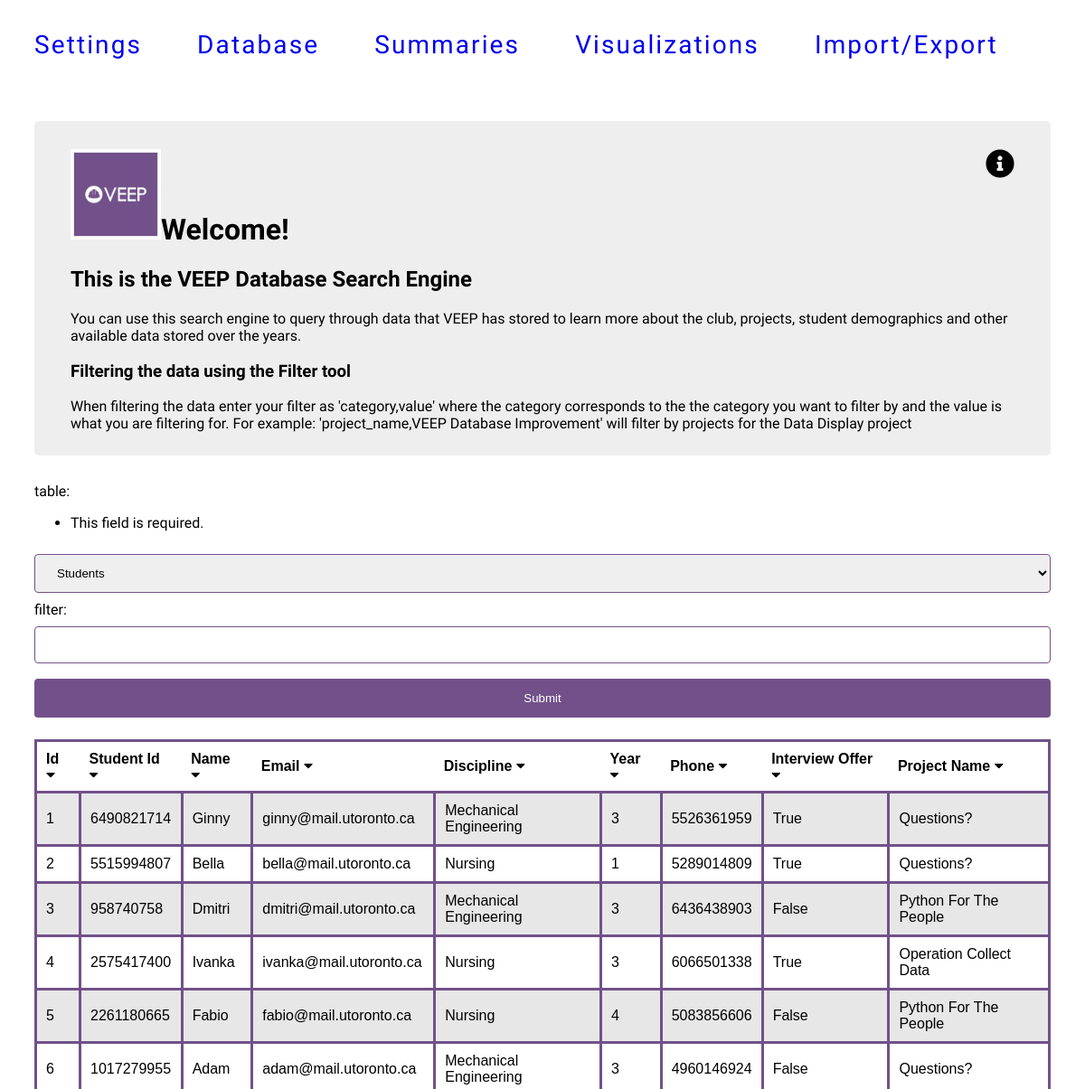
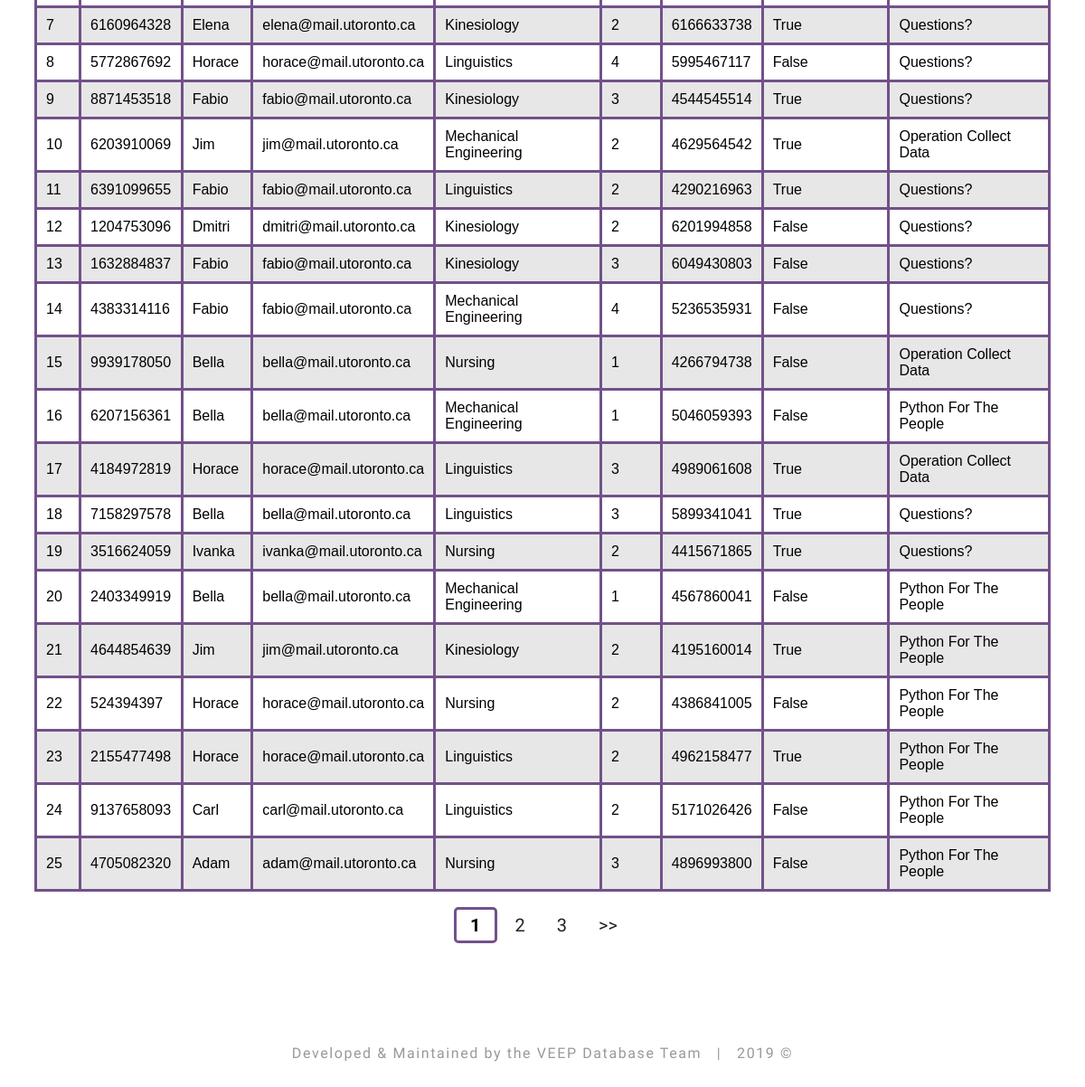
The app's page /data_display/ with its own data (2 pictures, top to bottom).
### data_display/models.py (models this page shows, shortened)
class Students(models.Model):
    student_id = models.IntegerField(default=-1)
    name = models.CharField(max_length=200, default='N/A')
    email = models.CharField(max_length=200, default='N/A')
    discipline = models.CharField(max_length=200, default='N/A')
    year = models.CharField(max_length=200, default='N/A')
    phone = models.CharField(max_length=200, default=-1)
    interview_offer = models.BooleanField(null=True, default=False)
    project_name = models.CharField(max_length=200, default='N/A')

### data_display/views.py (the view)
# urls.py: path('', views.data_display, name="data_display"),
def data_display(request):
    string_display.cache_display_strings(finders.find('string_conversion.json'), app_context)
    sort_by = request.GET.get('sort_by')
    page_number = request.GET.get('page') or 1
    page_number = int(page_number)
    table = request.GET.get('table') or app_context['last_table'] or 'Students'
    if request.method == "GET" and request.GET.get('table'):
        form = QueryTable(request.GET)
        if form.is_valid():
            table = form.cleaned_data['table']
            filter = form.cleaned_data['filter']
            app_context['last_table'] = table
            app_context['last_filter'] = filter
    else:
        use_old_table = {'filter': app_context['last_filter'],
                         'table': app_context['last_table']}
        form = QueryTable(use_old_table)
    if page_number != 1:
        data, table_headers = app_context['last_data'], app_context['last_headers']
    elif sort_by:
        sort_by = toggle_sort(sort_by, app_context)
        data, table_headers = get_objects_by_table_and_sort(table, sort_by)
        app_context['last_data'], app_context['last_headers'] = data, table_headers
    else:
        data, table_headers = get_objects_by_table(table)
        app_context['last_data'], app_context['last_headers'] = data, table_headers
    table_headers = string_display.get_strings_from_cache(table_headers, app_context)
    paginator = Paginator(data, rows_per_page)
    pages = get_pagination_ranges(paginator, page_number)
    subset_data = paginator.page(page_number)
    return render(
        request, 'data_display/database_start_page.html',
        {'data': subset_data, 'table_headers': table_headers, 'pages': pages, 'ui': app_context['ui_obj'], 'form': form}
    )

### data_display/forms.py
class QueryTable(forms.Form):
    table = forms.ChoiceField(label="table",
    choices=[('Students', 'Students'),
             ('Projects', 'Projects'),
             ('Teams', 'Teams'),
             ('Not For Profits', 'Not For Profits')])
    filter = forms.CharField(label="filter", max_length=100, required=False)

### data_display/utils/string_display.py (called while the page is built)
def cache_display_strings(path, context=None):
    with open(path, 'r') as map_file:
        map_obj = json.load(map_file)
    if context:
        context['display_string'] = map_obj

def get_strings_from_cache(string_list, context=None):
    strings_to_update_json = []
    display_strings = []
    for string in string_list:
        column_name = str(string).rsplit('.', 1)[-1]
        if not context or column_name not in context['display_string']:
            strings_to_update_json.append(column_name)
            display_strings.append(strip_and_capitalize(column_name))
        elif context:
            display_strings.append(context['display_string'][column_name])
    if strings_to_update_json:
        path = finders.find('string_conversion.json')
        add_new_string_to_map_file(path, strings_to_update_json)
        cache_display_strings(path, context)
    return display_strings

### data_display/views.py (called while the page is built)
def get_objects_by_table(table_name):
    return {
        'Students': (Students.objects.values_list(), Students._meta.get_fields()),
        'Teams': (Teams.objects.values_list(), Teams._meta.get_fields()),
        'Projects': (Projects.objects.values_list(), Projects._meta.get_fields()),
        'Not For Profits': (NotForProfits.objects.values_list(), NotForProfits._meta.get_fields())
    }[table_name]

def get_pagination_ranges(paginator, curr_page):
    total_pages = paginator.num_pages
    pages = {'left': [], 'right': [], 'current': curr_page}
    if curr_page - 1 > 1:
        pages['left'] = [curr_page - 2, curr_page - 1]
    if total_pages - curr_page > 1:
        pages['right'] = [curr_page + 1, curr_page + 2]
    return pages

### data_display/templates/data_display/database_start_page.html (shortened to what this page needs)
{% extends "data_display/base.html" %}
{% block stylesheets %}
{% load staticfiles %}
<link rel="stylesheet" href="{% static 'data_display/style_site.css' %}">
{% endblock stylesheets %}
{% block content %}
<div class="welcome-text">
    <h1 class="floater"><i class="fas fa-info-circle"></i></h1>
    <div>
        <h1><img id="image" src="/media/VEEP_logo.jpg" alt="veep logo" width="100">Welcome!</h1>
        <h2>This is the VEEP Database Search Engine</h2>
        <p> You can use this search engine to query through data that VEEP has stored to
        learn more about the club, projects, student demographics
        and other available data stored over the years.</p>
        <h3>Filtering the data using the Filter tool</h3>
        <p>When filtering the data enter your filter as 'category,value' where the category corresponds to the
        the category you want to filter by and the value is what you are filtering for. For example: 'project_name,VEEP Database Improvement' will filter by projects for the Data Display project </p>
    </div>
</div>
<div>
    <form action= {% url 'data_display' %} method="GET">
        {{ form }}
        <input type = "submit">
    </form>
</div>
<div>
    <table>
        <tr class="col-headers">
            {% for field_name in table_headers %}
                <td><a href="{{ request.path }}?sort_by={{ field_name }}{{ request_headers }}">
                    {{ field_name }}
                    {% if field_name == ui.asc %}
                        <i class="fas fa-caret-square-down"></i>
                    {% elif field_name == ui.desc %}
                        <i class="fas fa-caret-square-up"></i>
                    {% else %}
                        <i class="fas fa-caret-down"></i>
                    {% endif %}
                </a></td>
            {% endfor %}
        </tr>
        {% for datum in data %}
            <tr>
                {% for property in datum %}
                <td> {{ property }} </td>
                {% endfor %}
            </tr>
        {% endfor %}
    </table>
    <div class="pagination">
        <span class="page-links">
            <span class="current">{{ data.number }}</span>
            {% if data.has_next %}
                {% for page in pages.right %}
                    <a href="?page={{ page }}"><span class="page-item">{{ page }}</span></a>
                {% endfor %}
                <a href="?page={{ data.paginator.num_pages }}"><span class="page-item">>></span></a>
            {% endif %}
        </span>
    </div>
</div>
{% endblock content %}

### data_display/templates/data_display/base.html (shortened to what this page needs)
<html lang= "en">
    <head>
        {% load static %}
        {% block stylesheets %}
        {% endblock stylesheets %}
        <link rel="stylesheet" href="{% static 'data_display/base.css' %}">
        <link rel="stylesheet" href="{% static 'data_display/all.css' %}">
    </head>
    <body>
    <div class="header">
        <ul class="headerItems">
            <a href="settings"><li class="page">Settings</li></a>
            <a href="{% url 'data_display' %}"><li class="page">Database</li></a>
            <a href="{% url 'data_display' %}summaries"><li class="page">Summaries</li></a>
            <a href="{% url 'data_display' %}visualizations"><li class="page">Visualizations</li></a>
            <a href="{% url 'data_display' %}import_export"><li class="page">Import/Export</li></a>
        </ul>
    </div>
    <div class="content">
        {% block content %}
        {% endblock content %}
    </div>
    <div class="footer">
        <div class="center-content">Developed & Maintained by the VEEP Database Team &nbsp | &nbsp 2019 ©</div>
    </div>
    </body>
</html>

### data_display/static/data_display/style_site.css (style rules this page uses)
#image { top: 500px; }
input[type=text], select { width: 100%; padding: 12px 20px; margin: 9px 0; display: inline-block; border: 1px solid rgb(114, 81, 138); border-radius: 4px; box-sizing: border-box; }
input[type=submit] { width: 100%; background-color: rgb(114, 81, 138); color: white; padding: 14px 20px; margin: 8px 0; border: none; border-radius: 4px; cursor: pointer; }
.welcome-text { margin: 30px 0; background-color: #eeeeee; padding: 10px 40px; border-radius: 5px; }
.welcome-text .floater { float: right; }
tr:nth-child(even) { background-color: rgba(221, 221, 221, 0.692); }
table { font-family: arial, sans-serif; border-collapse: collapse; width: 100%; }
td, th { border: 3px solid rgb(114, 81, 138); text-align: left; padding: 10px; }
.col-headers td { border-left: none; border-right: none; font-weight: bold; }
.col-headers a { text-decoration: none; color: black; width: 100%; height: 100%; display: block; }
.col-headers td:first-child { border-left: 3px solid rgb(114, 81, 138); }
.col-headers td:last-child { border-right: 3px solid rgb(114, 81, 138); }
.pagination { text-align: center; margin: 25px 10px 10px 10px; font-size: 1.25em; }
.pagination .page-item { padding: 5px 15px; border-radius: 5px; }
.pagination a { text-decoration: none; color: #222222; }
span[class='current'] { font-weight: bold; padding: 5px 15px; border-radius: 5px; border: 3px solid rgb(114, 81, 138); box-sizing: border-box; -moz-box-sizing: border-box; -webkit-box-sizing: border-box; }

### data_display/static/data_display/base.css (style rules this page uses)
body { font-family: 'Source Sans Pro', sans-serif; }
.header { font-size: 1.75em; word-spacing: 1.5em; letter-spacing: .075em; box-sizing: border-box; margin: 0 20px; }
.headerItems { padding: 0; margin: 0; }
.headerItems .page { padding: 15px 10px 15px 10px; }
.headerItems .page:first-child { padding-left: 0; }
.headerItems a { border-bottom: 3px solid transparent; }
ul a { text-decoration: none; list-style: none; display: inline-block; }
.content { padding: 20px; }
.center-content { margin-top: 50px; text-align: center; color: #999999; letter-spacing: .1em; width: 100%; height: 100px; line-height: 100px; }
body { padding: 10px; }

### data_display/static/data_display/all.css (style rules this page uses)
.fa, .fas, .far, .fal, .fab { -moz-osx-font-smoothing: grayscale; -webkit-font-smoothing: antialiased; display: inline-block; font-style: normal; font-variant: normal; text-rendering: auto; line-height: 1; }
.fa-caret-down:before { content: "\f0d7"; }
.fa-info-circle:before { content: "\f05a"; }
.fa, .fas { font-family: 'Font Awesome 5 Free'; font-weight: 900; }

### records on screen
Students: datum "1" "6490821714" "Ginny" "ginny@mail.utoronto.ca" "Mechanical Engineering" "3" "5526361959" "True" "Questions?"
Students: datum "2" "5515994807" "Bella" "bella@mail.utoronto.ca" "Nursing" "1" "5289014809" "True" "Questions?"
Students: datum "3" "958740758" "Dmitri" "dmitri@mail.utoronto.ca" "Mechanical Engineering" "3" "6436438903" "False" "Python For The People"
Students: datum "4" "2575417400" "Ivanka" "ivanka@mail.utoronto.ca" "Nursing" "3" "6066501338" "True" "Operation Collect Data"
Students: datum "5" "2261180665" "Fabio" "fabio@mail.utoronto.ca" "Nursing" "4" "5083856606" "False" "Python For The People"
Students: datum "6" "1017279955" "Adam" "adam@mail.utoronto.ca" "Mechanical Engineering" "3" "4960146924" "False" "Questions?"
Students: datum "7" "6160964328" "Elena" "elena@mail.utoronto.ca" "Kinesiology" "2" "6166633738" "True" "Questions?"
Students: datum "8" "5772867692" "Horace" "horace@mail.utoronto.ca" "Linguistics" "4" "5995467117" "False" "Questions?"
Students: datum "9" "8871453518" "Fabio" "fabio@mail.utoronto.ca" "Kinesiology" "3" "4544545514" "True" "Questions?"
Students: datum "10" "6203910069" "Jim" "jim@mail.utoronto.ca" "Mechanical Engineering" "2" "4629564542" "True" "Operation Collect Data"
Students: datum "11" "6391099655" "Fabio" "fabio@mail.utoronto.ca" "Linguistics" "2" "4290216963" "True" "Questions?"
Students: datum "12" "1204753096" "Dmitri" "dmitri@mail.utoronto.ca" "Kinesiology" "2" "6201994858" "False" "Questions?"
Students: datum "13" "1632884837" "Fabio" "fabio@mail.utoronto.ca" "Kinesiology" "3" "6049430803" "False" "Questions?"
Students: datum "14" "4383314116" "Fabio" "fabio@mail.utoronto.ca" "Mechanical Engineering" "4" "5236535931" "False" "Questions?"
Students: datum "15" "9939178050" "Bella" "bella@mail.utoronto.ca" "Nursing" "1" "4266794738" "False" "Operation Collect Data"
Students: datum "16" "6207156361" "Bella" "bella@mail.utoronto.ca" "Mechanical Engineering" "1" "5046059393" "False" "Python For The People"
Students: datum "17" "4184972819" "Horace" "horace@mail.utoronto.ca" "Linguistics" "3" "4989061608" "True" "Operation Collect Data"
Students: datum "18" "7158297578" "Bella" "bella@mail.utoronto.ca" "Linguistics" "3" "5899341041" "True" "Questions?"
Students: datum "19" "3516624059" "Ivanka" "ivanka@mail.utoronto.ca" "Nursing" "2" "4415671865" "True" "Questions?"
Students: datum "20" "2403349919" "Bella" "bella@mail.utoronto.ca" "Mechanical Engineering" "1" "4567860041" "False" "Python For The People"
Students: datum "21" "4644854639" "Jim" "jim@mail.utoronto.ca" "Kinesiology" "2" "4195160014" "True" "Python For The People"
Students: datum "22" "524394397" "Horace" "horace@mail.utoronto.ca" "Nursing" "2" "4386841005" "False" "Python For The People"
Students: datum "23" "2155477498" "Horace" "horace@mail.utoronto.ca" "Linguistics" "2" "4962158477" "True" "Python For The People"
Students: datum "24" "9137658093" "Carl" "carl@mail.utoronto.ca" "Linguistics" "2" "5171026426" "False" "Python For The People"
Students: datum "25" "4705082320" "Adam" "adam@mail.utoronto.ca" "Nursing" "3" "4896993800" "False" "Python For The People"

### other values on screen
{{ field_name }} "Id" "Student Id" "Name" "Email" "Discipline" "Year" "Phone" "Interview Offer" "Project Name"
{{ data.number }} "1"
{{ page }} "2" "3"
